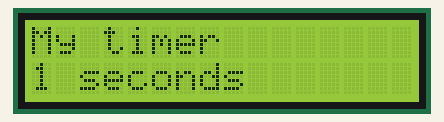
Recording of a sketch running on a simulated Arduino Uno, built with avr-gcc and run on an emulated ATmega328P. Parts: 16×2 character LCD.

Above: at 0.1 s.
At 3.1 s:
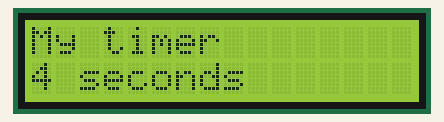
At 6.1 s:
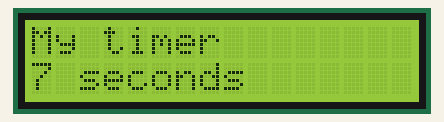
At 14.2 s:
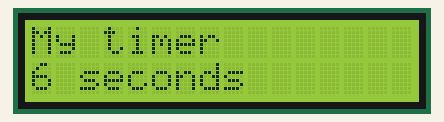
At 21.2 s:
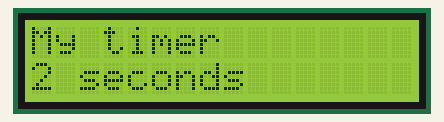
At 29.2 s:
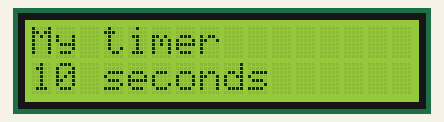

Measured:
- what the display in image 1 shows lasts 1.0 s, from 3.1 s to 4.1 s
- what the display in image 5 shows lasts 2.0 s, from 29.2 s to 31.2 s

The sketch:

timer_lcd.ino
```cpp
#include <LiquidCrystal.h>
LiquidCrystal LCD(10,9,5,4,3,2);
int i=0;
void setup()
{
  LCD.begin(16,2);
  LCD.setCursor(0,0);
  LCD.print("My timer");
}
void loop()
{
  for (i=1;i<=10;i++)
  {
    LCD.setCursor(0,1);
    LCD.print("                ");
    LCD.setCursor(0,1);
    LCD.print(i);
    LCD.print(" seconds");
    delay(1000);
  }
  for (i=10;i>=1;i--)
  {
    LCD.setCursor(0,1);
    LCD.print("                ");
    LCD.setCursor(0,1);
    LCD.print(i);
    LCD.print(" seconds");
    delay(1000);
  }
}
```
